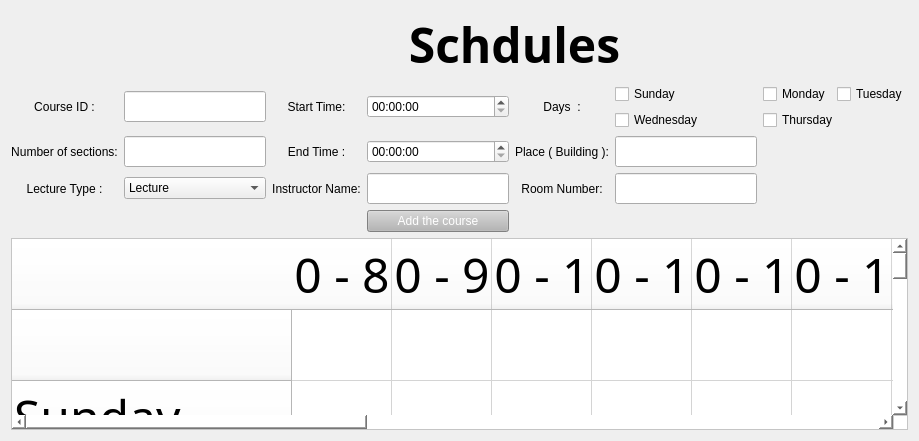
      <widget class="QWidget" name="AddingSchdule">
       <layout class="QGridLayout" name="gridLayout_10">
        <item row="0" column="2" colspan="4">
         <widget class="QLabel" name="label_39">
          <property name="font">
           <font>
            <family>Rockwell</family>
            <pointsize>36</pointsize>
           </font>
          </property>
          <property name="text">
           <string>&lt;html&gt;&lt;head/&gt;&lt;body&gt;&lt;p&gt;&lt;span style=&quot; font-weight:600;&quot;&gt;Schdules&lt;/span&gt;&lt;/p&gt;&lt;/body&gt;&lt;/html&gt;</string>
          </property>
          <property name="alignment">
           <set>Qt::AlignCenter</set>
          </property>
         </widget>
        </item>
        <item row="1" column="0" rowspan="2">
         <widget class="QLabel" name="label_33">
          <property name="styleSheet">
           <string notr="true">font: 9pt &quot;Rockwell&quot;;</string>
          </property>
          <property name="text">
           <string>Course ID :</string>
          </property>
          <property name="alignment">
           <set>Qt::AlignCenter</set>
          </property>
         </widget>
        </item>
        <item row="1" column="1" rowspan="2">
         <widget class="QLineEdit" name="lineEdit_CourseCode">
          <property name="font">
           <font>
            <family>Rockwell</family>
            <pointsize>12</pointsize>
            <weight>50</weight>
            <italic>false</italic>
            <bold>false</bold>
           </font>
          </property>
          <property name="styleSheet">
           <string notr="true">font:12pt &quot;Rockwell&quot;</string>
          </property>
          <property name="alignment">
           <set>Qt::AlignCenter</set>
          </property>
         </widget>
        </item>
        <item row="1" column="2" rowspan="2">
         <widget class="QLabel" name="label_38">
          <property name="styleSheet">
           <string notr="true">font: 9pt &quot;Rockwell&quot;;</string>
          </property>
          <property name="text">
           <string>Start Time:</string>
          </property>
          <property name="alignment">
           <set>Qt::AlignCenter</set>
          </property>
         </widget>
        </item>
        <item row="1" column="3" rowspan="2">
         <widget class="QTimeEdit" name="timeEdit_start">
          <property name="styleSheet">
           <string notr="true">font: 12pt &quot;Rockwell&quot;;</string>
          </property>
         </widget>
        </item>
        <item row="1" column="4" rowspan="2">
         <widget class="QLabel" name="label_37">
          <property name="styleSheet">
           <string notr="true">font: 9pt &quot;Rockwell&quot;;</string>
          </property>
          <property name="text">
           <string>Days  :</string>
          </property>
          <property name="alignment">
           <set>Qt::AlignCenter</set>
          </property>
         </widget>
        </item>
        <item row="1" column="5">
         <widget class="QCheckBox" name="checkBox_sun">
          <property name="text">
           <string>Sunday</string>
          </property>
         </widget>
        </item>
        <item row="1" column="6">
         <widget class="QCheckBox" name="checkBox_mon">
          <property name="text">
           <string>Monday</string>
          </property>
         </widget>
        </item>
        <item row="1" column="7">
         <widget class="QCheckBox" name="checkBox_tue">
          <property name="text">
           <string>Tuesday</string>
          </property>
         </widget>
        </item>
        <item row="2" column="5">
         <widget class="QCheckBox" name="checkBox_wed">
          <property name="text">
           <string>Wednesday</string>
          </property>
         </widget>
        </item>
        <item row="2" column="6" colspan="2">
         <widget class="QCheckBox" name="checkBox_thurs">
          <property name="text">
           <string>Thursday</string>
          </property>
         </widget>
        </item>
        <item row="3" column="0">
         <widget class="QLabel" name="label_40">
          <property name="styleSheet">
           <string notr="true">font: 8.5pt &quot;Rockwell&quot;;</string>
          </property>
          <property name="text">
           <string>Number of sections:</string>
          </property>
          <property name="alignment">
           <set>Qt::AlignCenter</set>
          </property>
         </widget>
        </item>
        <item row="3" column="1">
         <widget class="QLineEdit" name="lineEdit_numSections">
          <property name="font">
           <font>
            <family>Rockwell</family>
            <pointsize>12</pointsize>
            <weight>50</weight>
            <italic>false</italic>
            <bold>false</bold>
           </font>
          </property>
          <property name="autoFillBackground">
           <bool>false</bool>
          </property>
          <property name="styleSheet">
           <string notr="true">font:12pt &quot;Rockwell&quot;</string>
          </property>
          <property name="alignment">
           <set>Qt::AlignCenter</set>
          </property>
         </widget>
        </item>
        <item row="3" column="2">
         <widget class="QLabel" name="label_36">
          <property name="styleSheet">
           <string notr="true">font: 9pt &quot;Rockwell&quot;;</string>
          </property>
          <property name="text">
           <string>End Time :</string>
          </property>
          <property name="alignment">
           <set>Qt::AlignCenter</set>
          </property>
         </widget>
        </item>
        <item row="3" column="3">
         <widget class="QTimeEdit" name="timeEdit_end">
          <property name="styleSheet">
           <string notr="true">font: 12pt &quot;Rockwell&quot;;</string>
          </property>
         </widget>
        </item>
        <item row="3" column="4">
         <widget class="QLabel" name="label_35">
          <property name="styleSheet">
           <string notr="true">font: 9pt &quot;Rockwell&quot;;</string>
          </property>
          <property name="text">
           <string>Place ( Building ):</string>
          </property>
          <property name="alignment">
           <set>Qt::AlignCenter</set>
          </property>
         </widget>
        </item>
        <item row="3" column="5">
         <widget class="QLineEdit" name="lineEdit_place">
          <property name="font">
           <font>
            <family>Rockwell</family>
            <pointsize>12</pointsize>
            <weight>50</weight>
            <italic>false</italic>
            <bold>false</bold>
           </font>
          </property>
          <property name="styleSheet">
           <string notr="true">font:12pt &quot;Rockwell&quot;</string>
          </property>
          <property name="alignment">
           <set>Qt::AlignCenter</set>
          </property>
         </widget>
        </item>
        <item row="4" column="0">
         <widget class="QLabel" name="label_34">
          <property name="styleSheet">
           <string notr="true">font: 9pt &quot;Rockwell&quot;;</string>
          </property>
          <property name="text">
           <string>Lecture Type :</string>
          </property>
          <property name="alignment">
           <set>Qt::AlignCenter</set>
          </property>
         </widget>
        </item>
        <item row="4" column="1">
         <widget class="QComboBox" name="comboBox_LectureType">
          <property name="styleSheet">
           <string notr="true">font: 12pt &quot;Rockwell&quot;;</string>
          </property>
          <item>
           <property name="text">
            <string>Lecture</string>
           </property>
          </item>
          <item>
           <property name="text">
            <string>LAB</string>
           </property>
          </item>
          <item>
           <property name="text">
            <string>Online</string>
           </property>
          </item>
          <item>
           <property name="text">
            <string>Tutorial</string>
           </property>
          </item>
         </widget>
        </item>
        <item row="4" column="2">
         <widget class="QLabel" name="label_32">
          <property name="styleSheet">
           <string notr="true">font: 9pt &quot;Rockwell&quot;;</string>
          </property>
          <property name="text">
           <string>Instructor Name:</string>
          </property>
          <property name="alignment">
           <set>Qt::AlignCenter</set>
          </property>
         </widget>
        </item>
        <item row="4" column="3">
         <widget class="QLineEdit" name="lineEdit_InstructorName">
          <property name="font">
           <font>
            <family>Rockwell</family>
            <pointsize>12</pointsize>
            <weight>50</weight>
            <italic>false</italic>
            <bold>false</bold>
           </font>
          </property>
          <property name="styleSheet">
           <string notr="true">font:12pt &quot;Rockwell&quot;</string>
          </property>
          <property name="alignment">
           <set>Qt::AlignCenter</set>
          </property>
         </widget>
        </item>
        <item row="4" column="4">
         <widget class="QLabel" name="label_31">
          <property name="styleSheet">
           <string notr="true">font: 9pt &quot;Rockwell&quot;;</string>
          </property>
          <property name="text">
           <string>Room Number:</string>
          </property>
          <property name="alignment">
           <set>Qt::AlignCenter</set>
          </property>
         </widget>
        </item>
        <item row="4" column="5">
         <widget class="QLineEdit" name="lineEdit_room">
          <property name="font">
           <font>
            <family>Rockwell</family>
            <pointsize>12</pointsize>
            <weight>50</weight>
            <italic>false</italic>
            <bold>false</bold>
           </font>
          </property>
          <property name="styleSheet">
           <string notr="true">font:12pt &quot;Rockwell&quot;</string>
          </property>
          <property name="alignment">
           <set>Qt::AlignCenter</set>
          </property>
         </widget>
        </item>
        <item row="5" column="3">
         <widget class="QPushButton" name="pushButton_Add">
          <property name="styleSheet">
           <string notr="true">background-color: rgb(181, 181, 181);
color: rgb(255, 255, 255);
font: 12pt &quot;Rockwell&quot;;</string>
          </property>
          <property name="text">
           <string>Add the course</string>
          </property>
         </widget>
        </item>
        <item row="6" column="0" colspan="8">
         <widget class="QTableWidget" name="tableWidget_2">
          <property name="font">
           <font>
            <family>Rockwell</family>
            <pointsize>36</pointsize>
           </font>
          </property>
          <property name="styleSheet">
           <string notr="true">color: rgb(0, 0, 0);
background-color: rgb(255, 255, 255);
border-color: green;</string>
          </property>
          <row>
           <property name="text">
            <string/>
           </property>
          </row>
          <row>
           <property name="text">
            <string>Sunday</string>
           </property>
          </row>
          <row>
           <property name="text">
            <string>Monday</string>
           </property>
          </row>
          <row>
           <property name="text">
            <string>Tuesday</string>
           </property>
          </row>
          <row>
           <property name="text">
            <string>Wednesday</string>
           </property>
          </row>
          <row>
           <property name="text">
            <string>Thursday</string>
           </property>
          </row>
          <column>
           <property name="text">
            <string>8:00 - 8:50</string>
           </property>
          </column>
          <column>
           <property name="text">
            <string>9:00 - 9:50</string>
           </property>
          </column>
          <column>
           <property name="text">
            <string>10:00 - 10:50</string>
           </property>
          </column>
          <column>
           <property name="text">
            <string>11:00 - 11:50</string>
           </property>
          </column>
          <column>
           <property name="text">
            <string>13:00 - 13:50</string>
           </property>
          </column>
          <column>
           <property name="text">
            <string>14:00 - 14:50</string>
           </property>
          </column>
          <column>
           <property name="text">
            <string>15:00 - 15:50</string>
           </property>
          </column>
          <column>
           <property name="text">
            <string>16:00 - 16:50</string>
           </property>
          </column>
          <column>
           <property name="text">
            <string>17:00 - 17:50</string>
           </property>
          </column>
          <column>
           <property name="text">
            <string>18:00 - 18:50</string>
           </property>
          </column>
          <column>
           <property name="text">
            <string>19:00 - 19:50</string>
           </property>
          </column>
          <column>
           <property name="text">
            <string>20:00 - 20:50</string>
           </property>
          </column>
          <column>
           <property name="text">
            <string>21:00 - 21:50</string>
           </property>
          </column>
          <column>
           <property name="text">
            <string>22:00 - 22:50</string>
           </property>
          </column>
          <column>
           <property name="text">
            <string>23:00 - 23:50</string>
           </property>
          </column>
         </widget>
        </item>
       </layout>
      </widget>
